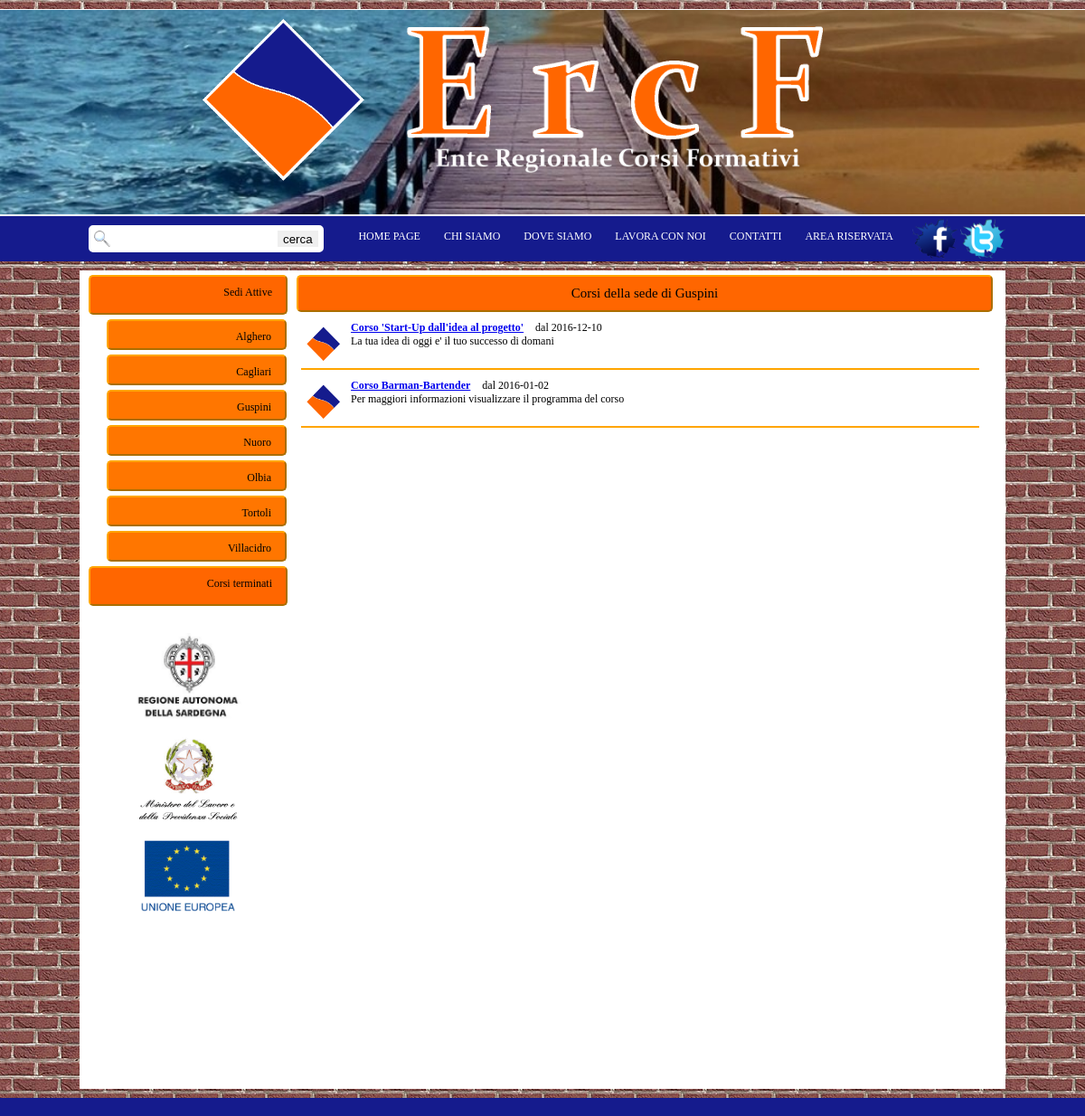
Page /php/corsi.php?Sede=Guspini on the committed database.
### tables this page shows
create table Sede
  (
      ID char(5) primary key,
	  Citta char(30) not null,
	  Via char(100) not null,
	  Provincia char(2) not null,
	  Telefono char(40) not null
	);

create table Corso
(
  Cod	int not null AUTO_INCREMENT, 
  Titolo	char(100) not null,
  Tipo	char(25) not null,
  Data date not null,
	DataF date not null,
	Anteprima	char(200) not null,
  Programma	blob(1000) not null,
  Obiettivi	blob(700) null,
  Svolgimento	blob(700) null,
  Destinatari	blob(300) null,
  Durata	char(100)  null,
  Titoli	char(200) null,
  Iscrizione	char(200) null,
	Orari char(40) null,
	Costo char(20) null,
  primary key(Cod)
 );

### php/corsi.php (the view, shortened to what this page needs)
<html>
	<head>
		<link href="../css/stile.css" rel="stylesheet" type="text/css">
	</head>
	<body>
	<div id="base">
<?php include("menu.php");?>
		<div id="base_contenuto">
			<div id="info">
				<div id="contenuto">
<?php
						$Q=$_GET['Sede'];
						$Query="SELECT C.Cod,C.Titolo,C.Data,C.Anteprima
								FROM Corso as C,Sede as S,Abilita as A
								WHERE S.Citta='$Q' AND S.ID=A.ID AND A.Cod=C.Cod AND C.Tipo='Interno' AND C.DataF>=current_date()
								ORDER BY C.Data desc;";
						$ExQuery=mysql_query($Query);
						echo"<div id='titolo'> Corsi della sede di $Q </div>";
						if(mysql_num_rows($ExQuery) == 0)
						{
							echo"<div id='corso'>non ci sono al momento corsi attivi in questa sede</div>";
						}
						else{
						for ($i=0;$i<mysql_num_rows($ExQuery);$i++)
						{
							$Data=mysql_fetch_array($ExQuery);
							echo"<div id='corso'>";
							echo"<div id='img_corso'><img src='../images/stemma.png'  width='40' height='40'></div>";
							echo "<b style='margin-right:10px;'><a href=descrizionecorso.php?CodS=$Data[0]>$Data[1]</a></b> dal $Data[2]<br>$Data[3]";
							echo"</div>";
						}
						}
?>
				</div>
			</div>
		</div>
	</div>
	</body>
</html>

### php/menu.php (shortened to what this page needs)
			<div id="menu">
			<ul>
				<li class="menu"><a>Sedi Attive</a>
					<ul class="submenu" id="submenu-1">
<?php
						$Query="SELECT Citta FROM Sede ORDER BY Citta;";
						$ExQuery=mysql_query($Query);
						for ($i=0;$i<mysql_num_rows($ExQuery);$i++)
						{
							$Data=mysql_fetch_array($ExQuery);
							echo "<li><a href=corsi.php?Sede=$Data[0]>$Data[0]</a></li>";
						}
?>
					</ul>
				</li>
				<li><a href="corsi svolti.php">Corsi terminati</a>
				</li>
			</ul>
			<div id='contatti' style='width:240;margin:30px 0px 0px 0px;'>
			<center>
			<div style='width:240;margin-bottom:10px;'>
				<a href="http://www.regione.sardegna.it/"><img src="../images/sardegna.jpg" style='max-width:120px;'></a>
			</div>
			<div style='width:240;margin-bottom:10px;'>
				<a href="http://www.lavoro.gov.it/Lavoro"><img src="../images/ministero.gif" style='max-width:120px;'></a>
			</div>
			<div style='width:240;margin-bottom:10px;'>
				<a href="http://europa.eu/index_it.htm"><img src="../images/unione europea.jpg" style='max-width:120px;'></a>
			</div>
			</center>
			</div>
			</div>

### css/stile.css (style rules this page uses)
body { background: #CCC url(../images/sfondo29.jpg)top center fixed ; background-repeat:repeat; margin:0px; text-align:center; font-family:georgia; font-size:12px; }
#intestazione { border-top:1px solid white; margin-top:10px; background: #CCC url(../images/sfondo21.jpg) no-repeat top center ; background-size: cover; width:100%; }
#area_logo { width:100%; }
#spazio_logo { width:1024px; margin:0px auto; border-radius:0px 0px 20px 20px; line-height:60px; }
#area_scelta { background:#151B8D; border-top:2px solid white; width:100%; height:50px; }
#spazio_scelta { margin:0px auto; width:1024px; overflow: hidden; }
#ricerca { float:left; padding:10px 0px 10px 10px; }
#ricerca form { overflow: hidden; background:white; border:3px solid white; margin:0px auto; padding:2px; border-radius:5px; }
#ricerca input { height:20px; float:left; border:1px solid white; }
#ricerca img { width:20px; height:20px; float:left; }
#menu_alto ul { float:right; padding:0px; overflow: hidden; list-style-type:none; margin:0px auto; }
#menu_alto ul li { float:left; margin:0px auto; }
#menu_alto ul li a { margin:5px 16px 0px 0px; display: block; text-decoration:none; height:50px; border-radius:20px 20px 0px 0px; padding:10px 5px 0px 5px; color:white; }
#base { text-align:left; padding:0px 0px 5px 0px; overflow:hidden; margin:10px auto; width:1024px; background:#FFFFFF; min-height:900px; height:expression(document.body.clientWidth < 900? "900px": "auto" ); }
#menu { float:left; width:240px; text-align:right; }
#menu ul { list-style-type:none; padding:0px; width:220px; margin:0px 0px 0px 10px; }
#menu ul li a { padding:10px 15px 0px 0px; background:#FF6600; border:2px outset orange; margin:5px 0px 0px 0px; height:30px; display: block; text-decoration:none; border-radius:5px; color:black; }
#menu li ul li a { background:#FF7600; padding:10px 15px 0px 0px; width:180px; margin:5px 0px 0px 10px; height:20px; color:black; }
#base_contenuto { overflow:hidden; }
#titolo { border:2px outset orange; background:#FF6600; font-size:15px; text-align:center; margin:5px auto; padding:10px 0px 10px 0px; border-radius:5px; color:black; }
#info { width:770px; float:left; }
#contenuto { width:770px; overflow:hidden; border:0px solid orange; }
#corso { padding:5px; margin:5px 0px 5px 5px; width:740px; border-bottom:2px solid orange; overflow:hidden; }
#img_corso { float:left; margin:5px 10px 2px 0px; }
#area_fondo { width:100%; background:#151B8D; }
#spazio_fondo { width:1024px; padding:10px 0px 10px 0px; margin:0 auto; }

### rows in the picture
sede: Citta "Alghero"
sede: Citta "Cagliari"
sede: Citta "Guspini"
sede: Citta "Nuoro"
sede: Citta "Olbia"
sede: Citta "Tortoli"
sede: Citta "Villacidro"
corso: Titolo "Corso 'Start-Up dall'idea al progetto'", Data "2016-12-10", Anteprima "La tua idea di oggi e' il tuo successo di domani"
corso: Titolo "Corso Barman-Bartender", Data "2016-01-02", Anteprima "Per maggiori informazioni visualizzare il programma del corso"

### other values in the picture
$Q "Guspini"
